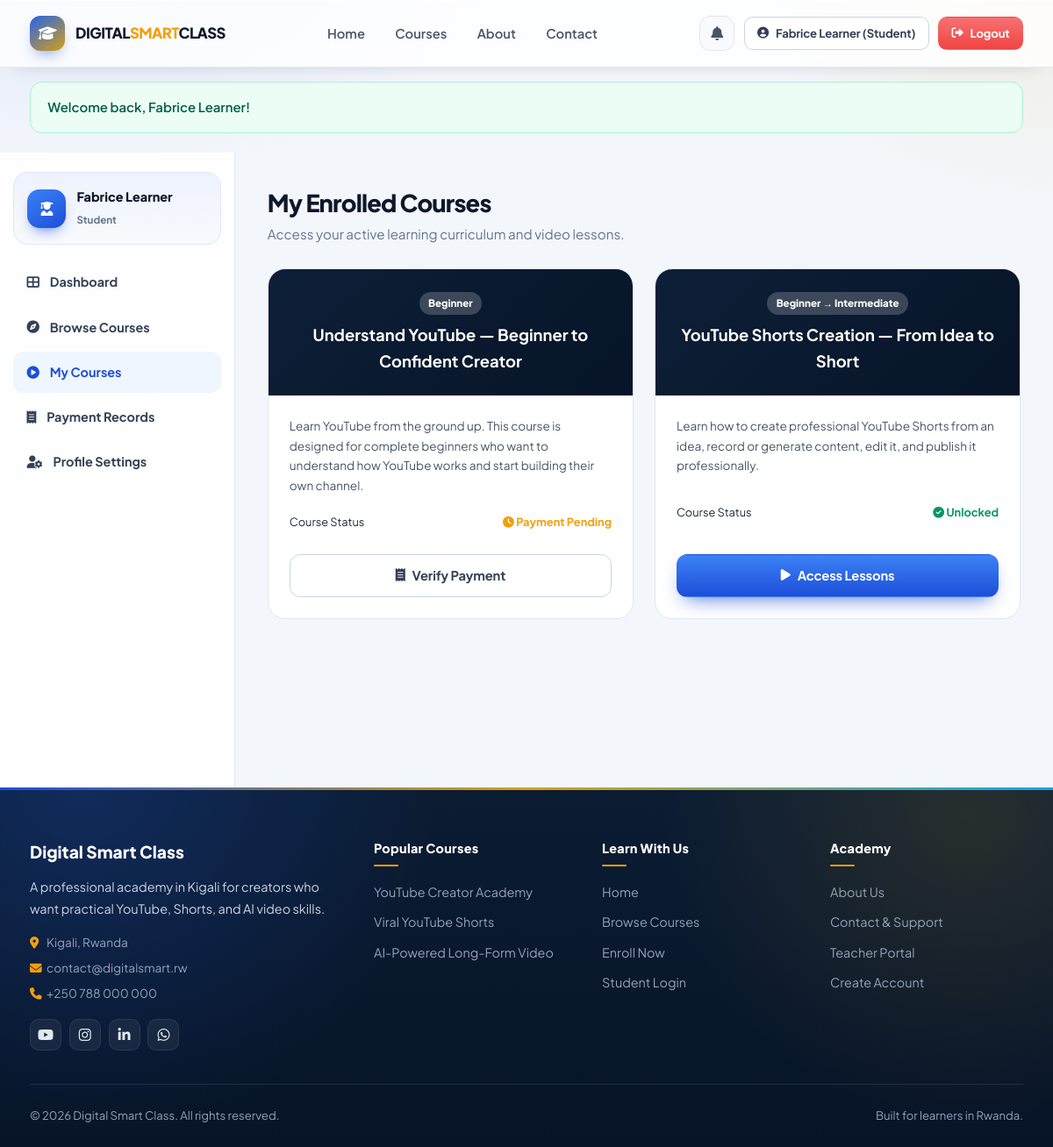
The app's page /student/my-courses.php (signed in) with its own data.
### tables this page shows
CREATE TABLE IF NOT EXISTS `enrollments` (
    `id` INT AUTO_INCREMENT PRIMARY KEY,
    `user_id` INT NOT NULL,
    `course_id` INT NOT NULL,
    `status` ENUM('pending', 'active', 'completed', 'cancelled') DEFAULT 'pending',
    `enrolled_at` TIMESTAMP DEFAULT CURRENT_TIMESTAMP,
    `activated_at` TIMESTAMP NULL,
    UNIQUE KEY `user_course_unique` (`user_id`, `course_id`),
    FOREIGN KEY (`user_id`) REFERENCES `users`(`id`) ON DELETE CASCADE,
    FOREIGN KEY (`course_id`) REFERENCES `courses`(`id`) ON DELETE CASCADE
);

CREATE TABLE IF NOT EXISTS `courses` (
    `id` INT AUTO_INCREMENT PRIMARY KEY,
    `category_id` INT NOT NULL,
    `teacher_id` INT NOT NULL,
    `title` VARCHAR(200) NOT NULL,
    `slug` VARCHAR(220) NOT NULL UNIQUE,
    `subtitle` VARCHAR(255) NOT NULL,
    `description` LONGTEXT NOT NULL,
    `level` ENUM('Beginner', 'Beginner → Intermediate', 'Intermediate', 'Advanced', 'All Levels') DEFAULT 'Beginner',
    `duration_weeks` VARCHAR(50) DEFAULT '4 Weeks',
    `duration_hours` INT DEFAULT 6,
    `total_lessons` INT DEFAULT 10,
    `price` DECIMAL(10, 2) NOT NULL DEFAULT 30000.00,
    `currency` VARCHAR(10) DEFAULT 'RWF',
    `thumbnail` VARCHAR(255) DEFAULT 'assets/images/course-default.jpg',
    `is_featured` TINYINT(1) DEFAULT 1,
    `status` ENUM('draft', 'published', 'archived') DEFAULT 'published',
    `created_at` TIMESTAMP DEFAULT CURRENT_TIMESTAMP,
    `updated_at` TIMESTAMP DEFAULT CURRENT_TIMESTAMP ON UPDATE CURRENT_TIMESTAMP,
    FOREIGN KEY (`category_id`) REFERENCES `course_categories`(`id`) ON DELETE RESTRICT,
    FOREIGN KEY (`teacher_id`) REFERENCES `users`(`id`) ON DELETE CASCADE
);

### includes/auth.php (called while the page is built, shortened)
<?php
function is_logged_in() {
    return isset($_SESSION['user_id']) && !empty($_SESSION['user_id']);
}
function current_user() {
    return [
        'id'        => $_SESSION['user_id'],
        'role'      => $_SESSION['user_role'] ?? 'student',
        'role_id'   => $_SESSION['user_role_id'] ?? 3,
        'full_name' => $_SESSION['user_name'] ?? 'User',
        'email'     => $_SESSION['user_email'] ?? '',
    ];
}

### config/database.php (called while the page is built, shortened)
<?php
function site_url($path = '') {
    $protocol = (!empty($_SERVER['HTTPS']) && $_SERVER['HTTPS'] !== 'off') ? "https://" : "http://";
    $host = $_SERVER['HTTP_HOST'] ?? 'localhost';
    $scriptDir = str_replace('\\', '/', dirname($_SERVER['SCRIPT_NAME']));
    $baseDir = preg_replace('/(\/(student|teacher|admin|accountant|config|includes|assets))$/', '', $scriptDir);
    $baseDir = rtrim($baseDir, '/');
    return $protocol . $host . $baseDir . '/' . ltrim($path, '/');
}

### student/my-courses.php (the view, shortened to what this page needs)
<?php
require_once __DIR__ . '/../config/database.php';
require_once __DIR__ . '/../includes/functions.php';
require_once __DIR__ . '/../includes/auth.php';
$user = current_user();
$enrollments = [];
if ($db_connected && $pdo) {
    try {
        $stmt = $pdo->prepare("
            SELECT e.*, c.title as course_title, c.subtitle, c.level, c.price, c.currency, c.duration_hours, c.total_lessons, c.thumbnail
            FROM enrollments e
            JOIN courses c ON e.course_id = c.id
            WHERE e.user_id = :uid
            ORDER BY e.enrolled_at DESC
        ");
        $stmt->execute(['uid' => $user['id']]);
        $enrollments = $stmt->fetchAll();
    } catch (PDOException $e) {
        $enrollments = [];
    }
}
require_once __DIR__ . '/../includes/header.php';
?>
<div class="dashboard-layout">
    <aside class="sidebar">
        <div class="sidebar-user">
            <div class="sidebar-user-avatar"><i class="fas fa-user-graduate"></i></div>
            <div class="sidebar-user-info">
                <h5><?= e($user['full_name']); ?></h5>
                <span>Student</span>
            </div>
        </div>
        <ul class="sidebar-menu">
            <li class="sidebar-item"><a href="<?= site_url('student/dashboard.php'); ?>"><i class="fas fa-th-large"></i> Dashboard</a></li>
            <li class="sidebar-item"><a href="<?= site_url('student/courses.php'); ?>"><i class="fas fa-compass"></i> Browse Courses</a></li>
            <li class="sidebar-item active"><a href="<?= site_url('student/my-courses.php'); ?>"><i class="fas fa-play-circle"></i> My Courses</a></li>
            <li class="sidebar-item"><a href="<?= site_url('student/payment.php'); ?>"><i class="fas fa-receipt"></i> Payment Records</a></li>
            <li class="sidebar-item"><a href="<?= site_url('student/profile.php'); ?>"><i class="fas fa-user-cog"></i> Profile Settings</a></li>
        </ul>
    </aside>
    <main class="dashboard-main">
        <div class="dashboard-title-bar">
            <div>
                <h2>My Enrolled Courses</h2>
                <p style="color: var(--gray-500); font-size: 0.95rem;">Access your active learning curriculum and video lessons.</p>
            </div>
        </div>
        <?php if (empty($enrollments)): ?>
            <div style="background: var(--white); padding: 3rem; text-align: center; border-radius: var(--radius-lg); border: 1px solid var(--gray-200);">
                <i class="fas fa-graduation-cap" style="font-size: 3rem; color: var(--gray-400); margin-bottom: 1rem; display: block;"></i>
                <h3 style="font-size: 1.25rem; font-weight: 700; color: var(--gray-900);">No active courses found</h3>
                <p style="color: var(--gray-600); margin: 0.5rem 0 1.5rem;">Explore our courses and start building in-demand digital creation skills today.</p>
                <a href="<?= site_url('student/courses.php'); ?>" class="btn btn-primary">Browse Course Catalog</a>
            </div>
        <?php else: ?>
            <div style="display: grid; grid-template-columns: repeat(auto-fill, minmax(320px, 1fr)); gap: 1.5rem;">
                <?php foreach ($enrollments as $enr): ?>
                    <div style="background: var(--white); border-radius: var(--radius-lg); border: 1px solid var(--gray-200); overflow: hidden; display: flex; flex-direction: column;">
                        <div style="background: linear-gradient(135deg, var(--dark-surface), var(--dark)); color: white; padding: 1.5rem; text-align: center;">
                            <span class="badge" style="background: rgba(255,255,255,0.2); color: white; margin-bottom: 0.5rem;"><?= e($enr['level']); ?></span>
                            <h4 style="font-size: 1.15rem; font-weight: 700;"><?= e($enr['course_title']); ?></h4>
                        </div>
                        <div style="padding: 1.5rem; flex: 1; display: flex; flex-direction: column; justify-content: space-between;">
                            <p style="font-size: 0.85rem; color: var(--gray-600); margin-bottom: 1.25rem;">
                                <?= e($enr['subtitle']); ?>
                            </p>
                            <div style="margin-bottom: 1.25rem;">
                                <div style="display: flex; justify-content: space-between; font-size: 0.8rem; margin-bottom: 0.35rem;">
                                    <span>Course Status</span>
                                    <span>
                                        <?php if ($enr['status'] === 'active'): ?>
                                            <strong style="color: var(--success);"><i class="fas fa-check-circle"></i> Unlocked</strong>
                                        <?php else: ?>
                                            <strong style="color: var(--accent);"><i class="fas fa-clock"></i> Payment Pending</strong>
                                        <?php endif; ?>
                                    </span>
                                </div>
                            </div>
                            <div>
                                <?php if ($enr['status'] === 'active'): ?>
                                    <a href="<?= site_url('student/course-details.php?id=' . $enr['course_id']); ?>" class="btn btn-primary btn-block">
                                        <i class="fas fa-play"></i> Access Lessons
                                    </a>
                                <?php else: ?>
                                    <a href="<?= site_url('student/payment.php?course_id=' . $enr['course_id']); ?>" class="btn btn-outline btn-block">
                                        <i class="fas fa-receipt"></i> Verify Payment
                                    </a>
                                <?php endif; ?>
                            </div>
                        </div>
                    </div>
                <?php endforeach; ?>
            </div>
        <?php endif; ?>
    </main>
</div>
<?php require_once __DIR__ . '/../includes/footer.php'; ?>

### assets/css/style.css (style rules this page uses)
:root { --primary: #1d4ed8; --primary-hover: #1e3a8a; --primary-light: #eff6ff; --primary-soft: rgba(29, 78, 216, 0.12); --secondary: #0ea5e9; --accent: #f59e0b; --accent-soft: rgba(212, 160, 23, 0.16); --teal: #0d9488; --violet: #7c3aed; --success: #059669; --danger: #dc2626; --dark: #071427; --dark-surface: #0d1f38; --gray-50: #f8fafc; --gray-100: #f1f5f9; --gray-200: #e2e8f0; --gray-300: #cbd5e1; --gray-400: #94a3b8; --gray-500: #64748b; --gray-600: #475569; --gray-700: #334155; --gray-800: #1e293b; --gray-900: #0f172a; --white: #ffffff; --radius-sm: 8px; --radius-md: 12px; --radius-lg: 20px; --radius-xl: 28px; --radius-full: 9999px; --shadow-sm: 0 1px 2px rgba(15, 23, 42, 0.05); --shadow-md: 0 8px 24px -12px rgba(15, 23, 42, 0.18); --shadow-lg: 0 18px 40px -20px rgba(15, 23, 42, 0.28); --shadow-xl: 0 28px 60px -24px rgba(29, 78, 216, 0.32); --transition: all 0.28s cubic-bezier(0.4, 0, 0.2, 1); --font: "Plus Jakarta Sans", "Segoe UI", sans-serif; }
* { margin: 0; padding: 0; box-sizing: border-box; }
html { scroll-behavior: smooth; }
body { font-family: var(--font); background-color: #f3f6fb; background-image: radial-gradient(ellipse 80% 50% at 10% -10%, rgba(29, 78, 216, 0.12), transparent 50%), radial-gradient(ellipse 60% 40% at 100% 0%, rgba(212, 160, 23, 0.10), transparent 45%); color: var(--gray-800); line-height: 1.65; min-height: 100vh; display: flex; flex-direction: column; -webkit-font-smoothing: antialiased; }
a { color: var(--primary); text-decoration: none; transition: var(--transition); }
.btn { display: inline-flex; align-items: center; justify-content: center; gap: 0.5rem; font-weight: 700; font-size: 0.92rem; padding: 0.7rem 1.3rem; border-radius: 12px; cursor: pointer; border: 1px solid transparent; transition: var(--transition); text-align: center; white-space: nowrap; font-family: inherit; letter-spacing: -0.01em; }
.btn-primary { background: linear-gradient(180deg, #3b82f6 0%, #1d4ed8 100%); color: var(--white); box-shadow: 0 10px 22px -10px rgba(29, 78, 216, 0.85); }
.btn-outline { background: rgba(255, 255, 255, 0.7); border-color: var(--gray-300); color: var(--gray-700); }
.btn-block { display: flex; width: 100%; }
.dashboard-layout { display: flex; min-height: calc(100vh - 76px); }
.sidebar { width: 268px; background: rgba(255, 255, 255, 0.9); border-right: 1px solid var(--gray-200); padding: 1.4rem 0.95rem; display: flex; flex-direction: column; }
.sidebar-user { padding: 0.95rem; background: linear-gradient(180deg, #eef2ff, #f8fafc); border: 1px solid #e0e7ff; border-radius: 16px; margin-bottom: 1.25rem; display: flex; align-items: center; gap: 0.75rem; }
.sidebar-user-avatar { width: 44px; height: 44px; border-radius: 14px; background: linear-gradient(145deg, #3b82f6, #1d4ed8); color: var(--white); display: flex; align-items: center; justify-content: center; font-weight: 700; box-shadow: 0 8px 16px -8px rgba(29, 78, 216, 0.9); }
.sidebar-user-info h5 { font-size: 0.9rem; font-weight: 800; color: var(--gray-900); }
.sidebar-user-info span { font-size: 0.72rem; color: var(--gray-500); text-transform: capitalize; font-weight: 700; }
.sidebar-menu { list-style: none; display: flex; flex-direction: column; gap: 0.28rem; flex: 1; }
.sidebar-item a { display: flex; align-items: center; gap: 0.75rem; padding: 0.72rem 0.95rem; border-radius: 12px; font-weight: 650; font-size: 0.9rem; color: var(--gray-700); }
.sidebar-item a:hover, .sidebar-item.active a { background: var(--primary-light); color: var(--primary); }
.dashboard-main { flex: 1; padding: 2.2rem 2.3rem; background: transparent; }
.dashboard-title-bar { display: flex; align-items: center; justify-content: space-between; margin-bottom: 1.7rem; gap: 1rem; }
.dashboard-title-bar h2 { font-size: 1.7rem; font-weight: 800; color: var(--gray-900); letter-spacing: -0.03em; }
.badge { display: inline-block; padding: 0.22rem 0.65rem; border-radius: var(--radius-full); font-size: 0.72rem; font-weight: 800; text-transform: capitalize; }

### records on screen
enrollments: course.level "Beginner", course.title "Understand YouTube — Beginner to Confident Creator", course.subtitle "Learn YouTube from the ground up. This course is designed for complete beginners who want to understand how YouTube works and start building their own channel.", status "pending" (drawn)
enrollments: course.level "Beginner → Intermediate", course.title "YouTube Shorts Creation — From Idea to Short", course.subtitle "Learn how to create professional YouTube Shorts from an idea, record or generate content, edit it, and publish it professionally.", status "active" (drawn)

### other values on screen
$currentUser['full_name'] "Fabrice Learner"
$roleLabel "Student"
$msg "Welcome back, Fabrice Learner!"
$user['full_name'] "Fabrice Learner"
